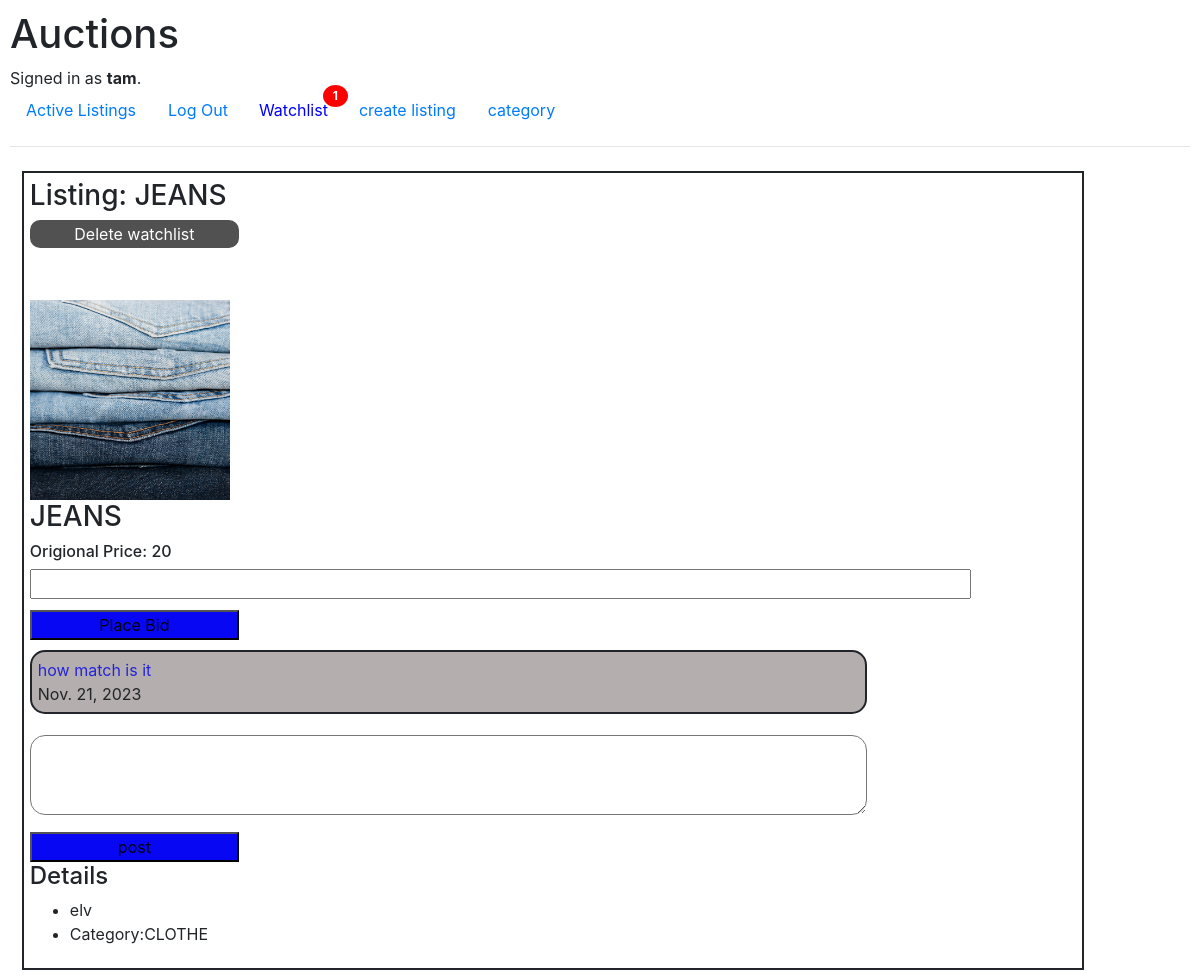
Screenshot of /8/listing_page (signed in) with the database file from the repository.
### auctions/models.py (models this page shows)
class User(AbstractUser):
    username = models.CharField(max_length=200, unique=True)
    password = models.CharField(max_length=200)
    email = models.EmailField(max_length=200)
    pass

class Auction_list(models.Model):
    category_choices=(('CLOTHE','Clothe'),('SHOE','Shoe'),('BOOK','Book'),('BAGE','Bag'),('CAR','Car'),('NONE',None),)
    user=models.ForeignKey(settings.AUTH_USER_MODEL,on_delete=models.CASCADE)
    item_name=models.CharField(max_length=200)
    price = models.CharField(max_length=200)
    date_created = models.DateTimeField(auto_now_add=True)
    amount = models.CharField(max_length=200, blank=True, null=True)
    image =models.ImageField(upload_to='auction/images', blank=True , default=None)
    category = models.CharField (choices=category_choices,default=None, max_length=200, blank=True, null=True)
    is_active=models.BooleanField(default=True, null=True)

class Comments(models.Model):
    bids=models.ForeignKey(Auction_list, on_delete=models.CASCADE)
    comment_text = models.CharField(max_length=200)
    date=models.DateField(auto_now_add=True)

### auctions/views.py (the view, shortened to what this page needs)
# urls.py: path("<int:id>/listing_page", views.listing_page, name="listing_page"),
def listing_page(request,id):
    user=request.user
    item=Auction_list.objects.get(id=id)
    total_bid=Bids.objects.filter(auction_item=item).count()
    watch_count=Watchlist.objects.filter(user=user.id).count()
    status=item.is_active
    comment=Comments.objects.filter(bids=item)
    if request.method == "GET":
        if  Watchlist.objects.filter(item_id=id) and Bids.objects.filter(auction_item=item):
            watch=Watchlist.objects.get(item_id=id)
            watch_count=Watchlist.objects.all().count()
            watched=watch.item_id
            bid= Bids.objects.filter(auction_item=item).order_by('-id')[0]
            total_bid=Bids.objects.filter(auction_item=item).count()
            bid=bid.bid_price
            bid_status=Bids.objects.filter(auction_item=item).order_by('-id')[0]
            biding_id=bid_status.biding_user_id
            context={"auction":item,'watch':  watched, 'bid':bid, 'total_bid':total_bid,
                    'status':status,'biding_id':biding_id,'comment':comment,'watch_count':watch_count}
            return render(request, "auctions/listing_page.html",context)
        elif Watchlist.objects.filter(item_id=id):
            watch=Watchlist.objects.get(item_id=id)
            watch_count=Watchlist.objects.all().count()
            watched=watch.item_id
            context={"auction":item,'watch':  watched,'comment':comment,'watch_count': watch_count}
            return render(request, "auctions/listing_page.html",context)
        else:
            return render(request, "auctions/listing_page.html",{"auction":item, 'comment':comment})

### auctions/templates/auctions/listing_page.html (shortened to what this page needs)
{% extends "auctions/layout.html" %}
{% block body %}
{%if auction %}
<div class="listing-div">
            <h3> Listing: {{auction.item_name}}</h3>
            {% if watch  %}
            <a id="watchlist" href="{% url 'delete_listing' auction.id %}">Delete watchlist</a>
            {% else %}
            <a id="watchlist" href="{% url 'add_to_watchlist' auction.id %}"> Add to watchlist</a>
            {% endif %}
            <img src="{{auction.image.url}}" width="200" height="200">
            <h3>{{auction.item_name}}</h3>
            <h6>Origional Price: {{ auction.price}}</h6>
          {% if status == False %}
                <h6 class="bid-dtl" > The Bid Is Closed </h6>
                {% if biding_id == user.id %}
                <h6>{{user.username}} you are a winner </h6>
                {% endif %}
          {% else %}
            <form action="{% url 'update_bid' auction.id %}" method="post">
              <input id="bid-price" type="number" name="bid_price" required >  <br>
              <input id="bid-sbt-btn" type="submit" value="Place Bid" >
            </form>
         {% endif %}
           {% for comment in comment %}
           <div class="comment-div">
          <div class="cmt-txt"> {{comment.comment_text}} </div>
          <div class="cmt-dt"> {{comment.date}} </div>
           </div>
          {% endfor %}
          <form action="{% url 'comment' auction.id %}" method="post">
              <textarea name="comment" id="bid-comment" placeholder="write your comment here">
              </textarea><br>
              <input id="bid-cmt-sbt" type="submit"  value="post">
          </form>
          <h4>Details</h4>
          <ul>
            <li>{{ auction.user}}</li>
            <li>Category:{{auction.category}}</li>
          </ul>
</div>
 {% endif %}
{% endblock %}

### auctions/templates/auctions/layout.html (shortened to what this page needs)
{% load static %}
<!DOCTYPE html>
<html lang="en">
    <head>
        <link rel="stylesheet" href="https://stackpath.bootstrapcdn.com/bootstrap/4.4.1/css/bootstrap.min.css">
        <link href="{% static 'auctions/styles.css' %}" rel="stylesheet">
    </head>
    <body>
        <h1>Auctions</h1>
        <div>
            {% if user.is_authenticated %}
                Signed in as <strong>{{ user.username }}</strong>.
            {% else %}
                Not signed in.
            {% endif %}
        </div>
        <ul class="nav">
            <li class="nav-item">
                <a class="nav-link" href="{% url 'index' %}">Active Listings</a>
            </li>
            {% if user.is_authenticated %}
                <li class="nav-item">
                    <a class="nav-link" href="{% url 'logout' %}">Log Out</a>
                </li>
                <li class="nav-item">
                    <a href="{% url 'watchlist' %}" class="notification nav-link">
                        <span>  Watchlist</span>
                        <span class="badge">{{watch_count}}</span>
                      </a>
                </li>
                <li class="nav-item">
                    <a class="nav-link" href="{% url 'list_form' %}">create listing</a>
                </li>
                <li class="nav-item">
                    <a class="nav-link" href="{% url 'category' %}">category</a>
                </li>
            {% endif %}
        </ul>
        <hr>
        {% block body %}
        {% endblock %}
    </body>
</html>

### auctions/static/auctions/styles.css (style rules this page uses)
body { padding: 10px; }

### auctions/templates/auctions/layout.html (style rules this page uses)
.listing-div { display: flex; flex-direction:column; flex-wrap: nowrap; justify-content: flex-start; align-items: stretch; align-content: stretch; margin-top: 2%; border: 2px solid; position:relative; margin-left: 1%; padding:6px; width:90%; height:auto; }
#bid-price { width:90% }
#watchlist { background-color: rgb(82, 81, 81); width:20%; padding:2px;; border-radius: 10px; text-align: center; text-decoration: none; color: white; margin-bottom: 5%; }
#bid-sbt-btn,#bid-cmt-sbt,#close-bid { margin-top:1%; background-color: rgb(7, 7, 244); width:20%; text-align: center; border: black,solid 1px solid; text-decoration: none; }
#bid-comment { width: 80%; height: 10vh; border-radius: 15px; }
.notification { color: blue; text-decoration: none; padding: 8px 15px; position: relative; display: inline-block; border-radius: 2px; }
.notification .badge { position: absolute; top: -5px; right: -5px; padding: 5px 10px; border-radius: 50%; background: red; color:white; }
.comment-div { display: flex; flex-direction:column; flex-wrap: nowrap; justify-content: flex-start; align-items: stretch; align-content: stretch; margin-top: 1%; border: 2px solid; position:relative; padding:6px; width:80%; height:auto; border-radius: 15px; margin-bottom: 2%; background-color: rgb(180, 174, 174); }
.cmt-txt,cmt-dt { color:rgb(36, 36, 219) }

### rows the page displays
User: username "tam"
Auction_list: item_name "JEANS", image (picture), price "20", user "elv", category "CLOTHE"
Comments: comment_text "how match is it", date "Nov. 21, 2023"

### other values shown
{{ watch_count }} "1"
